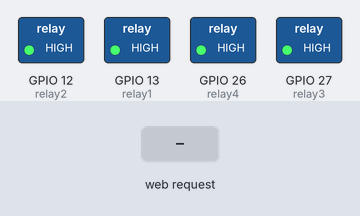
Simulated run of this sketch. Board: ESP32. On the bench: switched loads named in the sketch (green lamp = pin HIGH). The test bench sets the inputs (shaded band). WiFi joins after 1.5 s; servers stay silent unless stated; what the sketch prints to the serial monitor is not drawn.

Above: at 2.7 s.
2.8 s: HTTP request GET /r1 received
At 3.6 s:
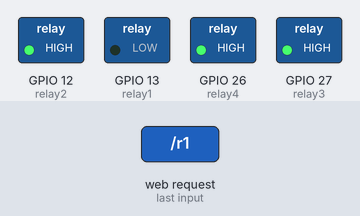
4.3 s: HTTP request GET /r2 received
At 4.8 s:
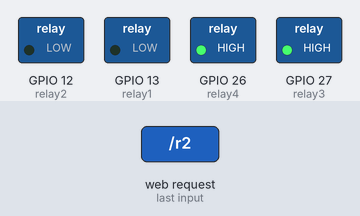
5.8 s: HTTP request GET /r3 received
At 7.0 s:
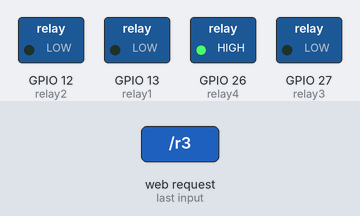
7.3 s: HTTP request GET /r4 received
At 8.2 s:
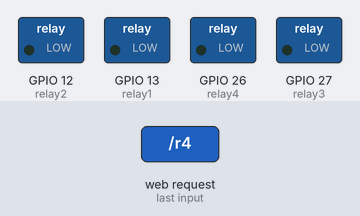
8.8 s: HTTP request GET /r1 received
At 9.4 s:
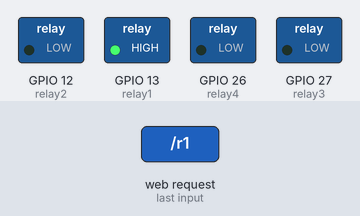
10.3 s: HTTP request GET /r2 received
At 11.7 s:
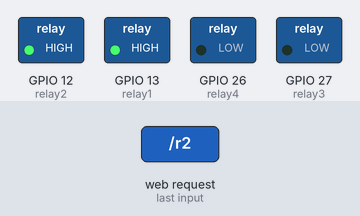
Timing chart, 0 to 12.8 s (numbered marks = the images above; inputs shaded):
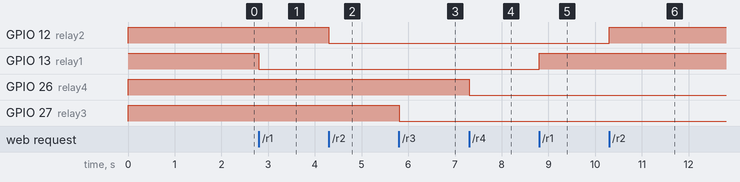

Measured:
- after the input at 2.8 s, GPIO 13 (relay1): HIGH → LOW at once
- after the input at 4.3 s, GPIO 12 (relay2): HIGH → LOW at once
- after the input at 5.8 s, GPIO 27 (relay3): HIGH → LOW at once
- after the input at 7.3 s, GPIO 26 (relay4): HIGH → LOW at once
- after the input at 8.8 s, GPIO 13 (relay1): LOW → HIGH at once
- after the input at 10.3 s, GPIO 12 (relay2): LOW → HIGH at once

The sketch:

main.ino
```cpp
#include <WiFi.h>
#include <WebServer.h>

// Credenciales WiFi
const char* ssid = "";
const char* password = "";

//  Servidor
WebServer server(80);

// 🔌 Pines relé
int relay1 = 13;
int relay2 = 12;
int relay3 = 27;
int relay4 = 26;

// Estado relés
bool state1 = false;
bool state2 = false;
bool state3 = false;
bool state4 = false;

// actualizar pines
void updateRelays() {
  digitalWrite(relay1, state1 ? LOW : HIGH);
  digitalWrite(relay2, state2 ? LOW : HIGH);
  digitalWrite(relay3, state3 ? LOW : HIGH);
  digitalWrite(relay4, state4 ? LOW : HIGH);
}

//  Panel web
String htmlPage() {
  String page = R"rawliteral(
<!DOCTYPE html>
<html>
<head>
<meta name="viewport" content="width=device-width, initial-scale=1">
<title>Control Domótico</title>

<style>
  body {
    font-family: Arial;
    background: #0f172a;
    color: white;
    text-align: center;
    margin: 0;
  }

  h2 {
    padding: 20px;
  }

  .container {
    display: flex;
    flex-direction: column;
    align-items: center;
  }

  .card {
    background: #1e293b;
    width: 90%;
    max-width: 400px;
    padding: 20px;
    margin: 10px;
    border-radius: 15px;
    box-shadow: 0 0 10px rgba(0,0,0,0.5);
  }

  .btn {
    width: 100%;
    padding: 15px;
    font-size: 18px;
    border: none;
    border-radius: 10px;
    cursor: pointer;
    color: white;
  }

  .on {
    background-color: #22c55e;
  }

  .off {
    background-color: #ef4444;
  }

</style>
</head>

<body>

<h2>Panel Web Equipo-9</h2>

<div class="container">

  <div class="card">
    <h3>Foco 1</h3>
    <button class="btn" id="btn1" onclick="toggle(1)">Cargando...</button>
  </div>

  <div class="card">
    <h3>Foco 2</h3>
    <button class="btn" id="btn2" onclick="toggle(2)">Cargando...</button>
  </div>

  <div class="card">
    <h3>Foco 3</h3>
    <button class="btn" id="btn3" onclick="toggle(3)">Cargando...</button>
  </div>

  <div class="card">
    <h3>Foco 4</h3>
    <button class="btn" id="btn4" onclick="toggle(4)">Cargando...</button>
  </div>

</div>

<script>
function toggle(relay) {
  fetch("/r" + relay)
    .then(() => updateButtons());
}

function updateButtons() {
  fetch("/status")
    .then(res => res.json())
    .then(data => {
      updateButton("btn1", data.r1);
      updateButton("btn2", data.r2);
      updateButton("btn3", data.r3);
      updateButton("btn4", data.r4);
    });
}

function updateButton(id, state) {
  let btn = document.getElementById(id);
  if (state) {
    btn.innerHTML = "Encendido";
    btn.classList.add("on");
    btn.classList.remove("off");
  } else {
    btn.innerHTML = "Apagado";
    btn.classList.add("off");
    btn.classList.remove("on");
  }
}

// actualizar al cargar
updateButtons();
</script>

</body>
</html>
)rawliteral";

  return page;
}

// Controladores
void handleRoot() {
  server.send(200, "text/html", htmlPage());
}

void toggleRelay1() {
  state1 = !state1;
  updateRelays();
  server.sendHeader("Location", "/");
  server.send(303);
}

void toggleRelay2() {
  state2 = !state2;
  updateRelays();
  server.sendHeader("Location", "/");
  server.send(303);
}

void toggleRelay3() {
  state3 = !state3;
  updateRelays();
  server.sendHeader("Location", "/");
  server.send(303);
}

void toggleRelay4() {
  state4 = !state4;
  updateRelays();
  server.sendHeader("Location", "/");
  server.send(303);
}


// Estatus de cada foco
void handleStatus() {
  String json = "{";
  json += "\"r1\":" + String(state1 ? "true" : "false") + ",";
  json += "\"r2\":" + String(state2 ? "true" : "false") + ",";
  json += "\"r3\":" + String(state3 ? "true" : "false") + ",";
  json += "\"r4\":" + String(state4 ? "true" : "false");
  json += "}";

  server.send(200, "application/json", json);
}


void setup() {
  Serial.begin(115200);

  // Configurar pines
  pinMode(relay1, OUTPUT);
  pinMode(relay2, OUTPUT);
  pinMode(relay3, OUTPUT);
  pinMode(relay4, OUTPUT);

  updateRelays(); // apagados al inicio

  //  Conectar WiFi
  WiFi.begin(ssid, password);
  Serial.print("Conectando");

  while (WiFi.status() != WL_CONNECTED) {
    delay(500);
    Serial.print(".");
  }

  Serial.println("\nConectado!");
  Serial.print("IP: ");
  Serial.println(WiFi.localIP());

  // Endpoints
  server.on("/", handleRoot);
  server.on("/r1", toggleRelay1);
  server.on("/r2", toggleRelay2);
  server.on("/r3", toggleRelay3);
  server.on("/r4", toggleRelay4);
  server.on("/status", handleStatus);

  server.begin();
}

void loop() {
  server.handleClient();
}
```
